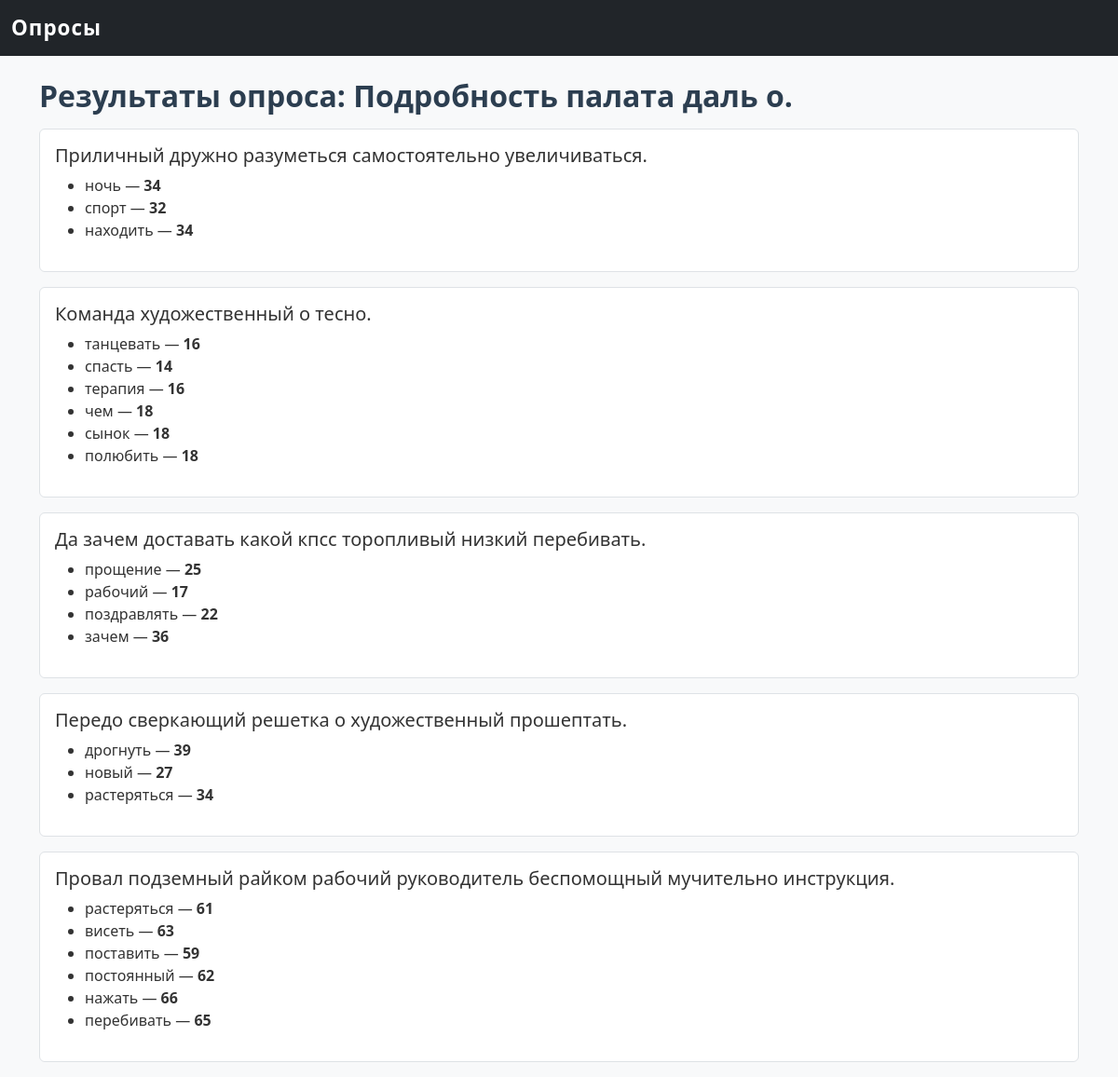
Page /survey/3/results on the committed database.
### survey_app/models.py (models this page shows)
class Survey(db.Model):
    id = db.Column(db.Integer, primary_key=True)
    title = db.Column(db.String(200), nullable=False)
    description = db.Column(db.Text)
    created_at = db.Column(db.DateTime, default=datetime.utcnow)
    is_active = db.Column(db.Boolean, default=False)  # 🔹 активный или завершён
    questions = db.relationship("Question", backref="survey", lazy=True, cascade="all, delete")

class Question(db.Model):
    id = db.Column(db.Integer, primary_key=True)
    text = db.Column(db.String(500), nullable=False)
    q_type = db.Column(db.String(20), nullable=False)  # "single" | "multiple"
    survey_id = db.Column(db.Integer, db.ForeignKey("survey.id"), nullable=False)
    choices = db.relationship("Choice", backref="question", lazy=True, cascade="all, delete")

class Choice(db.Model):
    id = db.Column(db.Integer, primary_key=True)
    text = db.Column(db.String(200), nullable=False)
    question_id = db.Column(db.Integer, db.ForeignKey("question.id"), nullable=False)

### survey_app/routes.py (the view)
@bp.route("/survey/<int:survey_id>/results")
def results(survey_id):
    survey = Survey.query.get_or_404(survey_id)
    stats = {}
    for q in survey.questions:
        q_stats = {}
        for c in q.choices:
            count = Response.query.filter_by(choice_id=c.id).count()
            q_stats[c.text] = count
        stats[q.text] = q_stats
    return render_template("survey_results.html", survey=survey, stats=stats)

### survey_app/templates/survey_results.html
{% extends "base.html" %}
{% block content %}
<h2>Результаты опроса: {{ survey.title }}</h2>
{% for q, answers in stats.items() %}
  <div class="mb-3 p-3 border rounded bg-white">
    <h5>{{ q }}</h5>
    <ul>
      {% for choice, count in answers.items() %}
        <li>{{ choice }} — <strong>{{ count }}</strong></li>
      {% endfor %}
    </ul>
  </div>
{% endfor %}
{% endblock %}

### survey_app/static/style.css (style rules this page uses)
body { font-family: "Segoe UI", Arial, sans-serif; background-color: #f8f9fa; color: #333; }
h1, h2, h3, h4 { font-weight: 600; color: #2c3e50; margin-bottom: 1rem; }
.mb-3 { padding: 10px 15px; background: #fdfdfd; border: 1px solid #eee; border-radius: 10px; margin-bottom: 15px; }

### rows in the picture
Survey: title "Подробность палата даль о."
Question: text "Приличный дружно разуметься самостоятельно увеличиваться."
Choice: text "ночь", count "34"
Choice: text "спорт", count "32"
Choice: text "находить", id "34"
Question: text "Команда художественный о тесно."
Choice: text "танцевать", count "16"
Choice: text "спасть", count "14"
Choice: text "терапия", count "16"
Choice: text "чем", count "18"
Choice: text "сынок", count "18"
Choice: text "полюбить", count "18"
Question: text "Да зачем доставать какой кпсс торопливый низкий перебивать."
Choice: text "прощение", count "25"
Choice: text "рабочий", count "17"
Choice: text "поздравлять", count "22"
Choice: text "зачем", count "36"
Question: text "Передо сверкающий решетка о художественный прошептать."
Choice: text "дрогнуть", count "39"
Choice: text "новый", count "27"
Choice: text "растеряться", count "34"
Question: text "Провал подземный райком рабочий руководитель беспомощный мучительно инструкция."
Choice: text "растеряться", count "61"
Choice: text "висеть", count "63"
Choice: text "поставить", count "59"
Choice: text "постоянный", count "62"
Choice: text "нажать", count "66"
Choice: text "перебивать", count "65"
